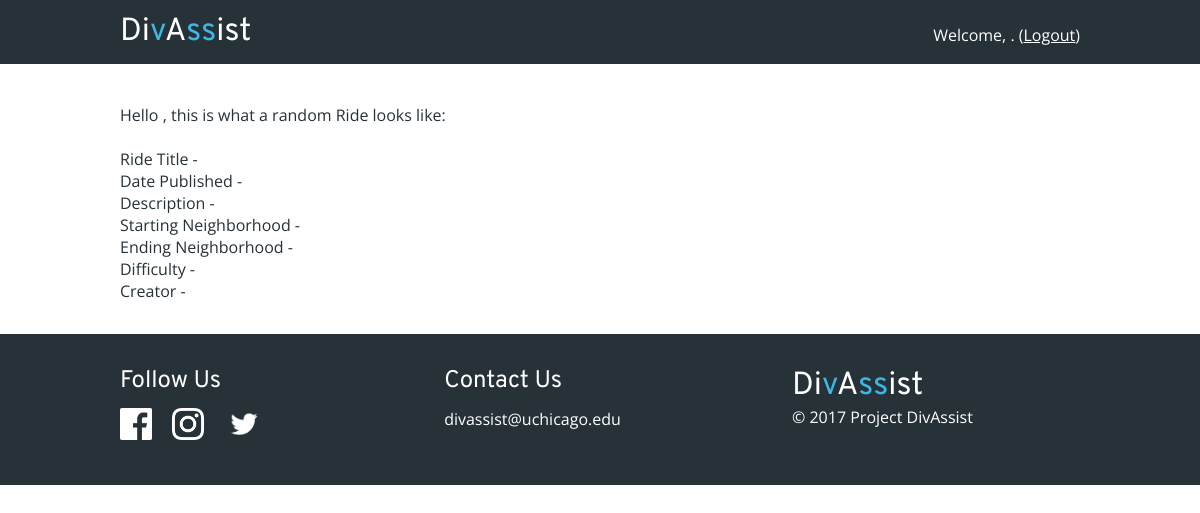
The app's page /view_rides/, older data.
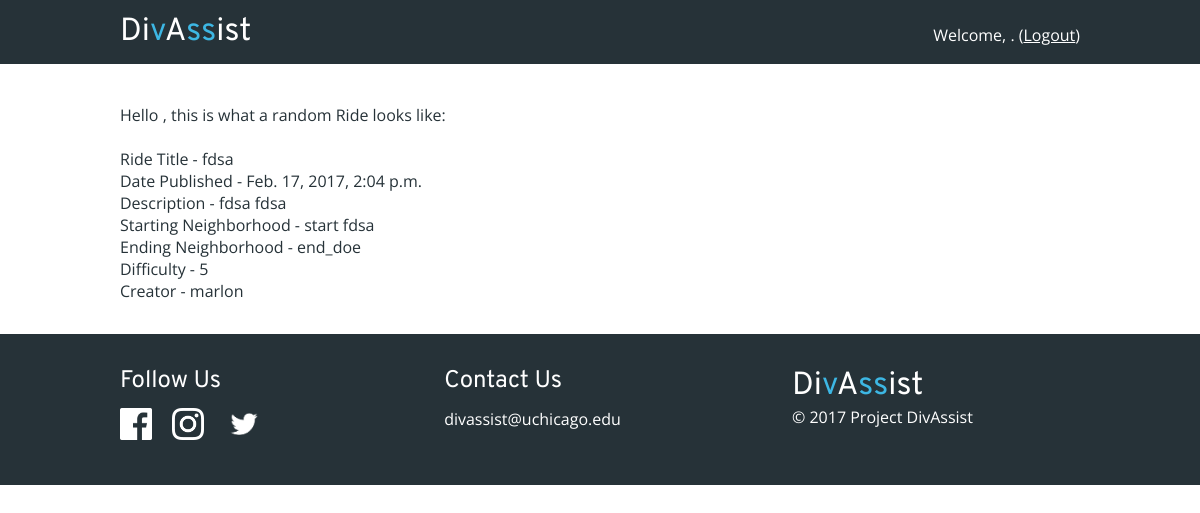
The same page, newer data.
### divassist_web/models.py (models this page shows)
class Ride(models.Model):
    title_text = models.CharField(max_length=200)
    pub_date = models.DateTimeField('date published')
    desc_text = models.CharField('description', max_length=2000)
    s_neighborhood = models.CharField('start neighborhood', max_length=200)
    e_neighborhood = models.CharField('end neighborhood', max_length=200)
    difficulty = models.IntegerField()
    owner = models.ForeignKey(User)

### divassist_web/views.py (the view)
# urls.py: url(r'^view_rides/$', view_ride),
def view_ride(request):
    return render(request, 'divassist_web/view_ride.html', {
        'user': request.user,
        'ride': Ride.objects.first()
    })

### divassist_web/templates/divassist_web/view_ride.html (shortened to what this page needs)
{% extends "base.html" %}
{% load static %}
{% block extra-css %}
    <link rel="stylesheet" type="text/css" href="{% static 'divassist_web/home.css' %}" />
{% endblock %}
{% block user-specific %}
Welcome, {{ user.username }}. (<a class="link-white" href="/logout/">Logout</a>)
{% endblock %}
{% block content %}
    <p>Hello {{ user.username }}, this is what a random Ride looks like:</p>
    <br>
    <p>Ride Title - {{ ride.title_text }}</p>
    <p>Date Published - {{ ride.pub_date }}</p>
    <p>Description - {{ ride.desc_text }}</p>
    <p>Starting Neighborhood - {{ ride.s_neighborhood }}</p>
    <p>Ending Neighborhood - {{ ride.e_neighborhood }}</p>
    <p>Difficulty - {{ ride.difficulty }}</p>
    <p>Creator - {{ ride.owner.username }}</p>
{% endblock %}

### divassist/templates/base.html (shortened to what this page needs)
{% load static %}
<!DOCTYPE html>
<html lang="en-US">
    <head>
        <link rel="stylesheet" type="text/css" href="{% static 'general.css' %}" />
        {%block extra-css %}{% endblock %}
    </head>
    <body>
        <div id="nav">
            <a href="/"><div class="logo">
                Di<span class="divvy_blue">v</span>A<span class="divvy_blue">ss</span>ist
            </div></a>
            <div id="user-specific-container" class="font-white">
                {% block user-specific %}{% endblock %}
            </div>
        </div>
        <div id="padding-block"></div>
        <div id="main-container">
            {% block content %}{% endblock %}
        </div>
        <div id="footer">
            <div class="footer-sec">
                <div class="title-font-white">Follow Us</div>
                <div id="social-media">
                    <a href="#"><img class="social-media-logo" src="{% static 'img_src/logo_fb.png' %}" alt="Facebook Logo"/></a>
                    <a href="#"><img class="social-media-logo" src="{% static 'img_src/logo_inst.png' %}"  alt="Instagram Logo"/></a>
                    <a href="#"><img class="social-media-logo" src="{% static 'img_src/logo_twit.png' %}"  alt="Twitter Logo"/></a>
                </div>
            </div>
            <div class="footer-sec">
                <div class="title-font-white">Contact Us</div>
                <p>divassist@uchicago.edu</p>
            </div>
            <div class="footer-sec" style="float: right; padding: 0;">
                <div class="logo">
                    Di<span class="divvy_blue">v</span>A<span class="divvy_blue">ss</span>ist
                </div>
                <p>&copy; <span id="cur-year">2017</span> Project DivAssist</p>
            </div>
        </div>
    </body>
</html>

### divassist/static/general.css (style rules this page uses)
body, p, div, img, a, input { margin: 0; padding: 0; font-family: 'Open Sans', sans-serif; color: #263238; }
#footer, nav, body { min-width: 860px; }
#nav { background-color: #263238; width: 80%; padding: .75em 10% .75em 10%; display: block; position: fixed; left: 0; top: 0; z-index: 10; }
.logo { display: inline-block; font-family: 'Overpass', sans-serif; color: #FFFFFF; font-size: 2em; }
#user-specific-container { float: right; display: inline-block; padding-top: 0.75em; }
#user-specific-container > a { color: #FFFFFF; }
.divvy_blue { color: #3DB7E4; }
#padding-block { height: 4.5em; width: 100%; }
#footer { background-color: #263238; width: 80%; padding: 2em 10% 2em 10%; display: block; z-index: 10; clear: both; }
#footer p { color: #FFFFFF; }
.footer-sec { display: inline-block; width: 30%; padding-right: 2em; vertical-align: top; }
#social-media { padding: 0 0 0.5em 0; }
.social-media-logo { height: 2em; margin-right: 1em; }
.title-font-white { font-size: 1.5em; padding-bottom: 0.5em; font-family: 'Overpass', sans-serif; color: #FFFFFF; }
.font-white { color: #FFFFFF; }
#main-container { width: 80%; padding: 2em 10% 2em 10%; }
.link-white:link, .link-white:visited, .link-white:hover, .link-white:active { color: #FFFFFF; }

Row changes from the older to the newer data that the page shows:
added Ride: title_text "fdsa", pub_date "Feb. 17, 2017, 2:04 p.m.", desc_text "fdsa fdsa", s_neighborhood "start fdsa", e_neighborhood "end_doe", difficulty "5", owner.username "marlon"
